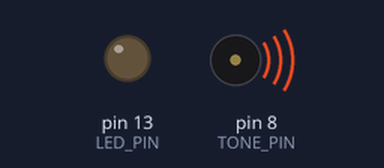
Recording of a sketch running on a simulated Arduino Uno, built with avr-gcc and run on an emulated ATmega328P. Shown: output pins drawn as LEDs (lit = HIGH), buzzer (waves = sounding). What the sketch prints to the serial monitor is not drawn.

Above: at 0.3 s.
At 4.66 s:
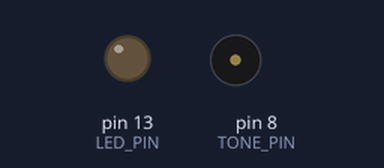
At 11.1 s:
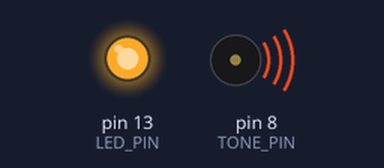
Timing chart, 0 to 12.5 s (numbered marks = the images above):
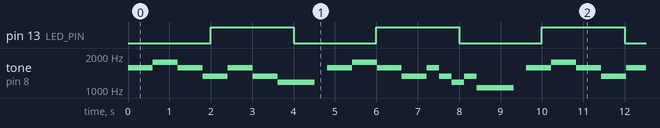

The sketch:

EX_49_02.ino
```cpp
#include <PlayRtttl.h>

const int TONE_PIN = 8, LED_PIN = 13;
unsigned long time_previous;
bool LEDstate = false;
int INTERVAL = 2000;      // LED 점멸 간격

char myMusic[] = "SchoolBell:d=4,o=6,b=200:g,g,a,a,g,g,2e,g,g,e,e,2d.,p,g,g,a,a,g,g,2e,g,e,d,e,2c.,p";

void setup() {
  Serial.begin(9600);

  pinMode(LED_PIN, OUTPUT);   // LED 연결 핀을 출력으로 설정
  digitalWrite(LED_PIN, LEDstate);

  time_previous = millis();

  Serial.println("** 배경음악 재생을 시작합니다.");
  startPlayRtttl(TONE_PIN, myMusic);  // 배경 음악 재생 시작
}

void loop() {
  unsigned long time_current = millis();

  // 지정한 시간이 지나면 LED 상태를 반전
  if (time_current - time_previous >= INTERVAL) {
    time_previous = time_current;
    LEDstate = !LEDstate;
    digitalWrite(LED_PIN, LEDstate);

    Serial.print("* LED 상태가 ");
    Serial.print(LEDstate ? "ON으로 " : "OFF로 ");
    Serial.println("바뀌었습니다.");
  }

  // 재생 상태를 업데이트하고 재생이 끝나면 다시 재생 시작
  if (!updatePlayRtttl()) {
    startPlayRtttl(TONE_PIN, myMusic);
    Serial.println("** 배경음악 재생을 다시 시작합니다.");
  }
}
```

Measured:
- by itself, pin 13 (LED_PIN): alternates HIGH for 2.0 s and LOW for 2.0 s
- by itself, tone on pin 8 (TONE_PIN): repeats every 9.6 s: 1760 Hz 0.60 s, 2 × (1567 Hz 0.60 s, 1318 Hz 0.60 s), 1174 Hz 0.90 s, silent 0.30 s, 1567 Hz 0.60 s, 1760 Hz 0.60 s, 1567 Hz 0.60 s, 1318 Hz 0.60 s, 1567 Hz 0.30 s, 1318 Hz 0.30 s, 1174 Hz 0.30 s, 1318 Hz 0.30 s, 1046 Hz 0.90 s, silent 0.30 s, 1567 Hz 0.60 s
